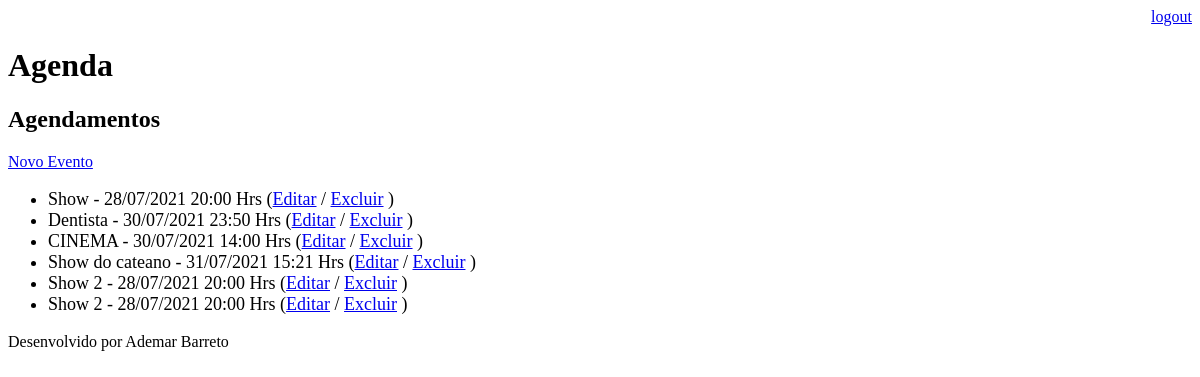
The page /agenda/ (signed in) on the database as committed earlier.
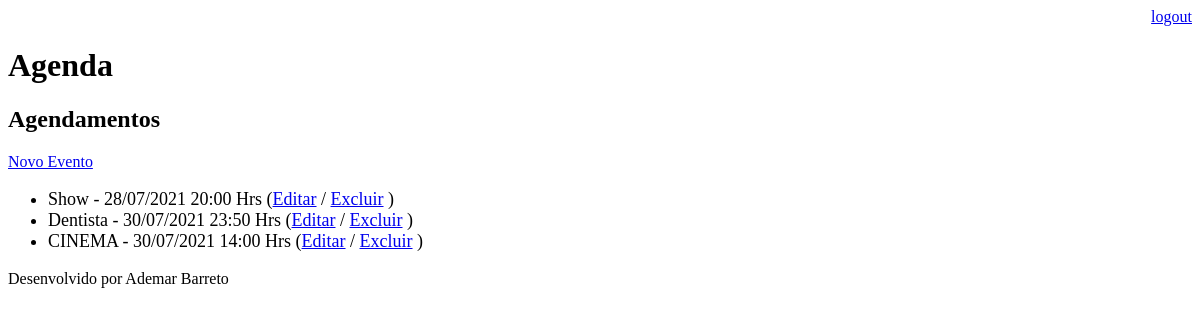
The same page on the database as committed later.
### core/models.py (models this page shows, shortened)
class Evento(models.Model):
    titulo = models.CharField(max_length=100)
    descricao = models.TextField(blank=True,null=True)
    data_evento = models.DateTimeField(verbose_name='Data do Evento')
    data_criacao = models.DateTimeField(auto_now=True)
    usuario = models.ForeignKey(User, on_delete=models.CASCADE)
    class Meta:
        db_table = 'evento'
    def get_data_evento(self):
        return self.data_evento.strftime('%d/%m/%Y %H:%M Hrs')
    def get_evento_atrasado(self):
        if self.data_evento < datetime.now():
            return True
        else:
            return False

### core/views.py (the view)
# urls.py: path('agenda/',views.lista_eventos),
@login_required(login_url='/login/')
def lista_eventos(request):
    usuario = request.user
    data_atual = datetime.now() - timedelta(hours=1)
    evento = Evento.objects.filter(usuario=usuario,
                                   data_evento__gt=data_atual)
    dados= {'eventos':evento}
    return render(request,'agenda.html',dados)

### templates/agenda.html (shortened to what this page needs)
{% extends "model-page.html" %}
{% block content %}
    <h2>Agendamentos</h2>
    <a href="evento/"
        <button>Novo Evento</button>
    </a>
    <ul style="font-size: 18px">
        {% for evento in eventos %}
            <li>
                <div sytle=>
                    {{ evento.titulo }} - {{ evento.get_data_evento }}
                    (<a href="evento/?id={{ evento.id }} ">Editar</a>
                    / <a href="evento/delete/{{ evento.id }}/">Excluir</a> )
                </div>
            </li>
        {% endfor %}
    </ul>
{% endblock %}

Rows that differ between the two databases and show on the page:
removed Evento: titulo "Show do cateano", get_data_evento "31/07/2021 15:21 Hrs"
removed Evento: titulo "Show 2", get_data_evento "28/07/2021 20:00 Hrs"
removed Evento: titulo "Show 2", get_data_evento "28/07/2021 20:00 Hrs"
